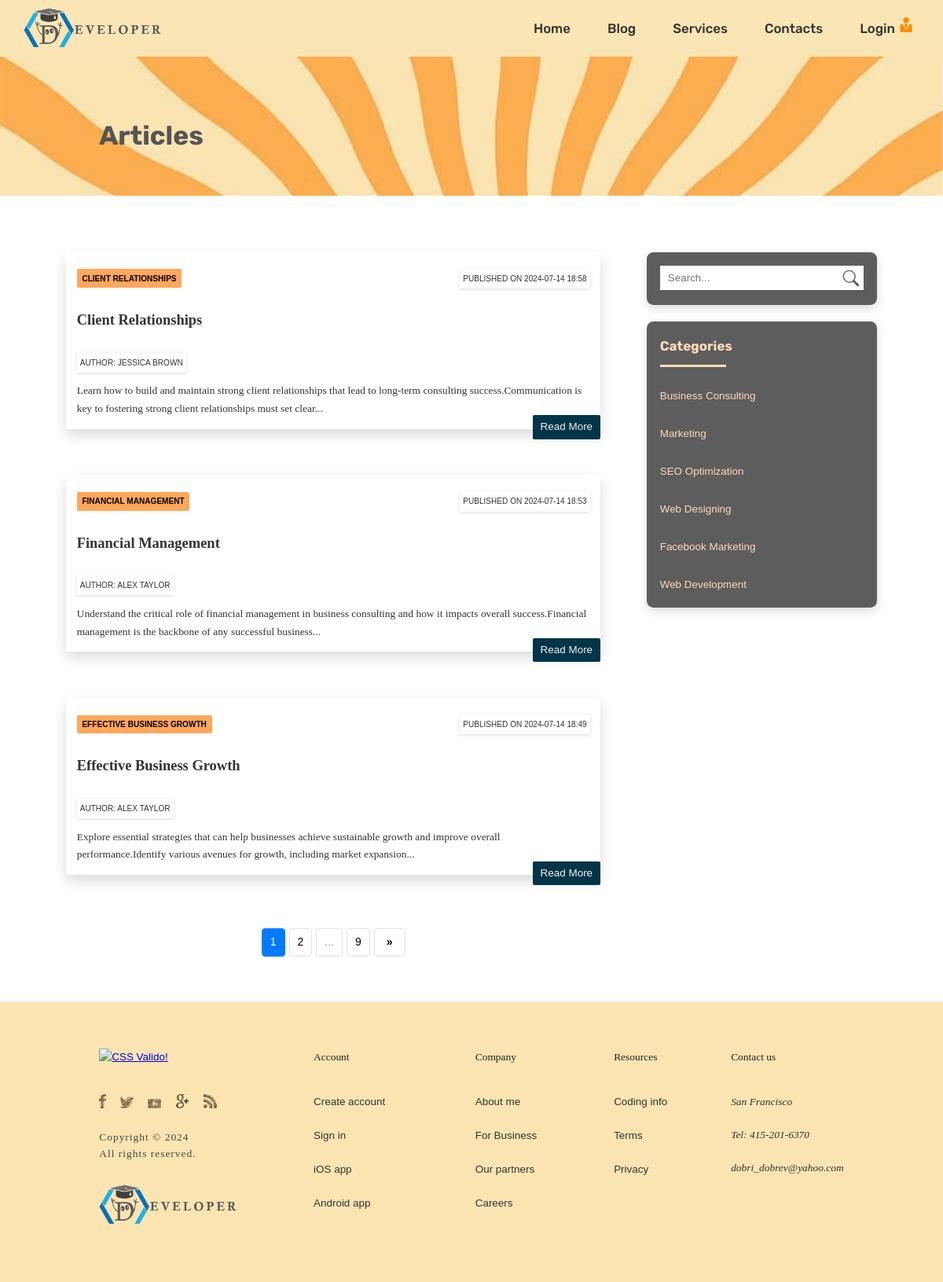
Screenshot of /search.php with the database file from the repository.
### tables this page shows
CREATE TABLE `pages` (
  `id` int(11) NOT NULL,
  `page_title` varchar(32) NOT NULL,
  `page_url` varchar(32) NOT NULL
);

CREATE TABLE `articles` (
  `id` int(11) NOT NULL,
  `title` varchar(64) NOT NULL,
  `description` varchar(180) NOT NULL,
  `content` longtext NOT NULL,
  `author` varchar(32) NOT NULL,
  `tags` varchar(84) NOT NULL,
  `published_at` timestamp NULL DEFAULT NULL,
  `cat_id` int(11) NOT NULL,
  `imageurl` varchar(128) NOT NULL,
  `views` int(11) NOT NULL DEFAULT 0,
  `status` varchar(32) NOT NULL DEFAULT 'draft'
);

CREATE TABLE `categories` (
  `cat_id` int(3) NOT NULL,
  `cat_title` varchar(64) NOT NULL
);

### includes/functions.php (called while the page is built, shortened)
<?php
function fetchData($con_db, $tableName, $condition = '', $orderBy = '', $limit = '')
{
    $sql = "SELECT * FROM $tableName";
    if (!empty($condition)) {
        $sql .= " WHERE $condition";
    }
    if (!empty($orderBy)) {
        $sql .= " ORDER BY $orderBy";
    }
    if (!empty($limit)) {
        $sql .= " LIMIT $limit";
    }
    $query = mysqli_query($con_db, $sql);
    return mysqli_fetch_all($query, MYSQLI_ASSOC);
}
function pagination($con_db, $tableName, $currentPage, $itemsPerPage, $condition = '', $orderBy = '')
{
    $offset = ($currentPage - 1) * $itemsPerPage;
    $totalRecordsSql = "SELECT COUNT(*) FROM $tableName";
    if (!empty($condition)) {
        $totalRecordsSql .= " WHERE $condition";
    }
    $totalResult = mysqli_query($con_db, $totalRecordsSql);
    $totalRow = mysqli_fetch_array($totalResult);
    $total = $totalRow[0];
    $totalPages = ceil($total / $itemsPerPage);
    $limit = "$offset, $itemsPerPage";
    $data = fetchData($con_db, $tableName, $condition, $orderBy, $limit);
    return ['data' => $data, 'totalPages' => $totalPages];
}

### search.php (the view, shortened to what this page needs)
<?php
require "includes/mysql-database.php";
require "includes/functions.php";
require "includes/header.php";
require "includes/main.php";
$articlesPerPage = 3;
$currentPage = isset($_GET['page']) ? (int)$_GET['page'] : 1;
$articlesQuery = null;
if (!$articlesQuery) {
  $result = pagination($con_db, 'articles', $currentPage, $articlesPerPage, "status = 'published'", 'published_at DESC');
  $articles = $result['data'];
  $totalPages = $result['totalPages'];
}
?>
<div class="page-section">
  <div class="page-container">
    <div class="grid-page">
      <div class="search-articles">
        <?php if (!empty($articles)) : ?>
          <?php foreach ($articles as $article) :
            $articleId = $article['id'];
            $articleTitle = $article['title'];
            $articleDescription = $article['description'];
            $articleDate = date("Y-m-d H:i", strtotime($article['published_at']));
            $articleAuthor = $article["author"];
          ?>
            <article class="article <?= $articleId ?>">
              <div class="blog-box">
                <div class="blog-tags">
                  <div>
                    <span class="tag"><?= $articleTitle ?></span>
                  </div>
                  <div>
                    <span class="published">Published on <?= $articleDate ?></span>
                  </div>
                </div>
                <h2 class="h2-center"><?= $articleTitle ?></h2>
                <div>
                  <span class="published">Author: <?= $articleAuthor ?></span>
                </div>
                <p class="paragraf-description"><?= $articleDescription . '...' ?></p>
                <a href="article.php?id=<?= $articleId ?>" class="read-more" title="<?= $articleTitle ?>" aria-label="<?= $articleTitle ?>">Read More</a>
              </div>
            </article>
          <?php endforeach; ?>
        <?php else : ?>
          <?= "<h1 class='fifth-heading'>Articles not found!</h1>" ?>
        <?php endif; ?>
        <div class="pagination">
          <a href="?page=1" title="Page 1" aria-label="Page 1" class="<?= $currentPage == 1 ? 'active' : '' ?>">1</a>
          <?php if ($totalPages > 2) : ?>
            <?php for ($i = max(2, $currentPage - 1); $i <= min($totalPages - 1, $currentPage + 1); $i++) : ?>
              <a href="?page=<?= $i ?>" title="Page <?= $i ?>" aria-label="Page <?= $i ?>" class="<?= $currentPage == $i ? 'active' : '' ?>"><?= $i ?></a>
            <?php endfor; ?>
            <?php if ($currentPage < $totalPages - 2) : ?>
              <span>...</span>
            <?php endif; ?>
          <?php endif; ?>
          <?php if ($totalPages > 1) : ?>
            <a href="?page=<?= $totalPages ?>" title="Page <?= $totalPages ?>" aria-label="Page <?= $totalPages ?>" class="<?= $currentPage == $totalPages ? 'active' : '' ?>"><?= $totalPages ?></a>
          <?php endif; ?>
          <?php if ($currentPage < $totalPages) : ?>
            <a href="?page=<?= $currentPage + 1 ?>" title="Next Page" aria-label="Next Page" class="next">&raquo;</a>
          <?php endif; ?>
        </div>
      </div>
      <?php require "includes/sidebar.php"; ?>
    </div>
  </div>
</div>
<?php
require "includes/footer.php";
?>

### includes/header.php (shortened to what this page needs)
<?php
require_once "mysql-database.php";
require_once "functions.php";
$pages = fetchData($con_db, 'pages', $condition = '', $orderBy = '', $limit = '');
$activeClass = "navigation__link--active";
$currentPage = basename($_SERVER['REQUEST_URI']);
?>
<!DOCTYPE html>
<html lang="en">
<head>
    <link rel="stylesheet" href="./sass/style.min.css">
</head>
<body>
    <header class="primary-header">
        <div class="navigation flex-system space-between flex-ver-center sticky">
            <a href="#" title="logo" aria-label="logo"><img src="./img/logo.png" alt="logo" title="website logo" class="mylogo"></a>
            <label for="hamburger-menu" class="navigation__button">
                <span class="navigation__icon">&nbsp;</span>
            </label>
            <div class="navigation__background">&nbsp;</div>
            <nav class="navigation__main-nav">
                <ul class="navigation__list">
                    <?php foreach ($pages as $menu) :
                        $isActive = basename($menu['page_url']) === $currentPage ? $activeClass  : '';
                    ?>
                        <li class="navigation__item">
                            <a href="<?= $menu['page_url'] ?>" class="navigation__link <?= $isActive ?>" title="<?= $menu['page_title'] ?>" aria-label="<?= $menu['page_title'] ?>">
                                <?= $menu['page_title'] ?>
                            </a>
                        </li>
                    <?php endforeach; ?>
                    <?php if (!isset($_SESSION["username"])) : ?>
                        <li class="navigation__item">
                            <a href="login.php" class="navigation__link <?= ($currentPage == 'login.php') ? $activeClass : '' ?>" title="login" aria-label="login">
                                Login
                                <svg class="login-icon">
                                    <use href="/mysite-mysql/assets/front-icons/symbol-defs.svg#icon-user-tie"></use>
                                </svg>
                            </a>
                        </li>
                    <?php endif; ?>
                </ul>
            </nav>
        </div>
    </header>
    <main>

### includes/sidebar.php
<?php
$categories = fetchData($con_db, 'categories');
?>
<aside class="right-sidebar">
    <div class="widget widget--peach-color">
        <form action="search.php" class="widget__search" method="post">
            <input type="search" name="search" id="search" class="widget__search-input" placeholder="Search...">
            <button class="widget__search-button" type="submit" name="submit">
                <svg class="widget__search-icon-magnifying-glass">
                    <use href="./assets/front-icons/symbol-defs.svg#icon-magnifying-glass"></use>
                </svg>
            </button>
        </form>
    </div>
    <div class="widget widget--peach-color">
        <h3 class="fourth-heading">Categories</h3>
        <div class="widget__categories">
            <ul class="widget__categories-list">
                <?php foreach ($categories as $category) : ?>
                    <li class="widget__categories-items">
                        <a href="./categories.php?id=<?= $category["cat_id"]; ?>" class="widget__categories-link" aria-label="<?= $category["cat_title"]; ?>" title="<?= $category["cat_title"]; ?>">
                            <?= $category["cat_title"]; ?>
                        </a>
                    </li>
                <?php endforeach; ?>
            </ul>
        </div>
    </div>
</aside>

### rows the page displays
pages: page_title "Home"
pages: page_title "Blog"
pages: page_title "Services"
pages: page_title "Contacts"
articles: title "CLIENT RELATIONSHIPS", published_at "2024-07-14 18:58", title "Client Relationships", author "JESSICA BROWN", description "Learn how to build and maintain strong client relationships that lead to long-term consulting success.Communication is key to fostering strong client relationships must set clear"
articles: title "FINANCIAL MANAGEMENT", published_at "2024-07-14 18:53", title "Financial Management", author "ALEX TAYLOR", description "Understand the critical role of financial management in business consulting and how it impacts overall success.Financial management is the backbone of any successful business"
articles: title "EFFECTIVE BUSINESS GROWTH", published_at "2024-07-14 18:49", title "Effective Business Growth", author "ALEX TAYLOR", description "Explore essential strategies that can help businesses achieve sustainable growth and improve overall performance.Identify various avenues for growth, including market expansion"
categories: cat_title "Business Consulting"
categories: cat_title "Marketing"
categories: cat_title "SEO Optimization"
categories: cat_title "Web Designing"
categories: cat_title "Facebook Marketing"
categories: cat_title "Web Development"

### other values shown
$pageTitle "Articles"
$totalPages "9"
